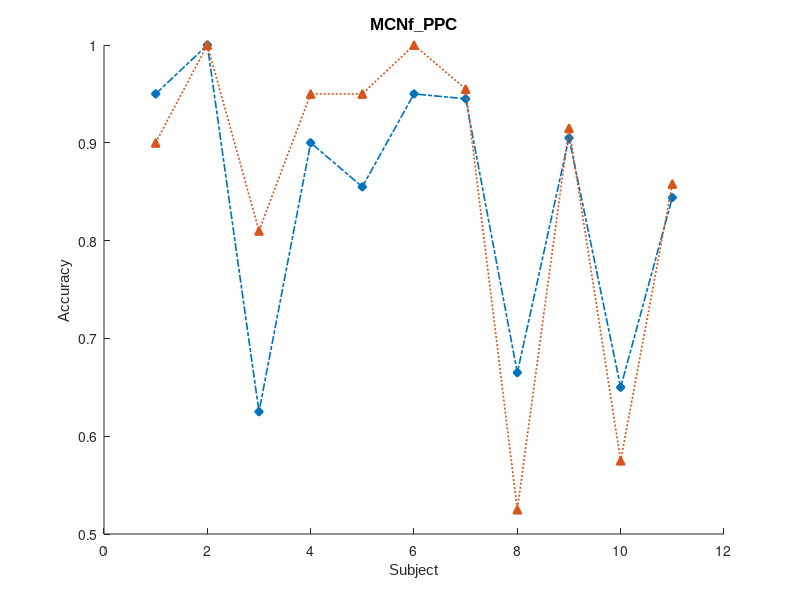

The MATLAB source for this figure: (Note: this script raises an error after producing the figure.)
% Sample data for demonstration
x = 1:11;
y1 =[0.95,1,0.625,0.9,0.855,0.95,0.945,0.665,0.905,0.65,0.844];
y2 =[0.9,1,0.81,0.95,0.95,1,0.955,0.525,0.915,0.575,0.858];

% 创建符合期刊尺寸的图形（宽度12cm适合双栏排版）
figure('Units', 'centimeters', 'Position', [10 10 12 8],... % 增大图形尺寸
    'Color', 'w', 'Name', 'Journal Figure');
hold on;

% 绘图设置（优化线宽和标记尺寸）
plot(x, y1, '-.d', 'Color', [0 0.45 0.74],... 
    'LineWidth', 1.2, 'MarkerSize', 6,... % 增大线宽和标记
    'MarkerFaceColor', [0 0.45 0.74],...
    'DisplayName', 'SV');

plot(x, y2, ':^', 'Color', [0.85 0.33 0.1],...
    'LineWidth', 1.2, 'MarkerSize', 6,... % 增大线宽和标记
    'MarkerFaceColor', [0.85 0.33 0.1],...
    'DisplayName', 'TV');

% 标题和坐标轴标签（增大字体）
title('MCNf\_PPC',...
    'FontSize', 12, 'FontWeight', 'bold', 'FontName', 'Arial'); % 添加标题
xlabel('Subject', 'FontSize', 11, 'FontName', 'Arial');
ylabel('Accuracy', 'FontSize', 11, 'FontName', 'Arial');

% 坐标轴定制
ax = gca;
ax.FontSize = 10; % 增大刻度标签字体
ax.FontName = 'Arial';
ax.LineWidth = 1;
ax.TickDir = 'out';
ax.XLim = [0.5 11.5];
ax.YLim = [0.4 1.1];
ax.YTick = 0.4:0.1:1.1;

% X轴标签设置
xticks(x);
xticklabels({'sub01','sub03','sub06','sub07','sub08',...
    'sub09','sub10','sub11','sub12','sub013','average'});
ax.XAxis.TickLabelRotation = 30; % 调整旋转角度

% 图例设置
legend('Location', 'southeast', 'FontSize', 10,... % 增大图例字体
    'Box', 'off', 'Color', 'none',...
    'NumColumns', 1);

% 设置图形输出比例
ax.PlotBoxAspectRatio = [3 2 1]; % 更协调的宽高比

% 添加辅助网格线（可选）
ax.XGrid = 'on';
ax.YGrid = 'on';
ax.GridColor = [0.9 0.9 0.9];
ax.GridLineStyle = '--';

% 导出设置
exportgraphics(gcf, 'Journal_Style_Plot.pdf',...
    'ContentType', 'vector',...
    'Resolution', 600);

hold off;